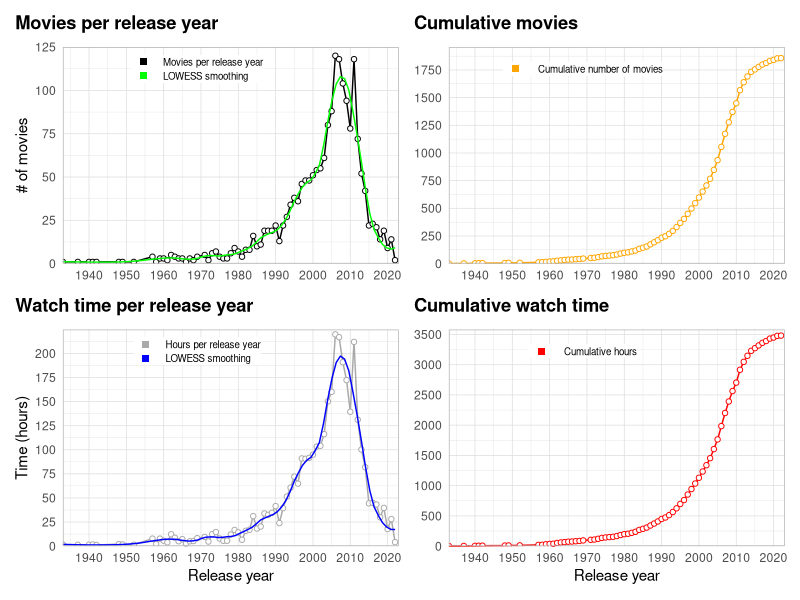
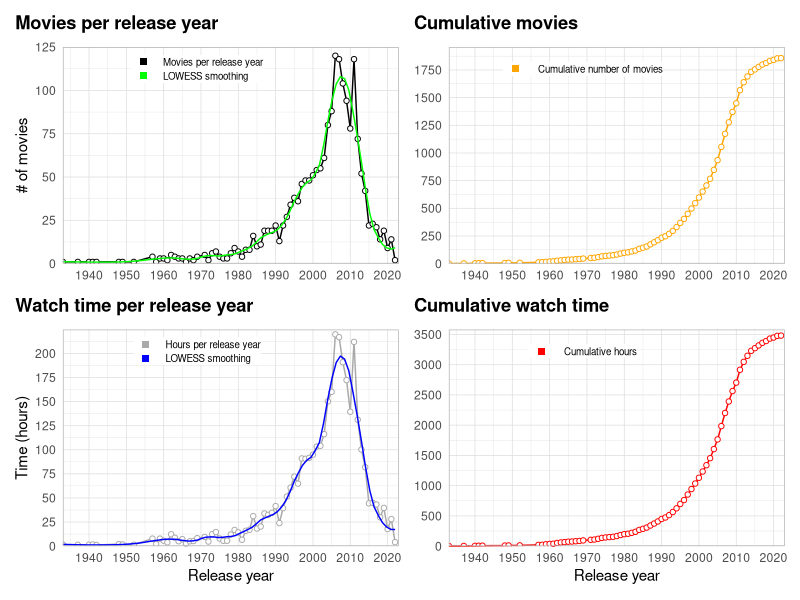
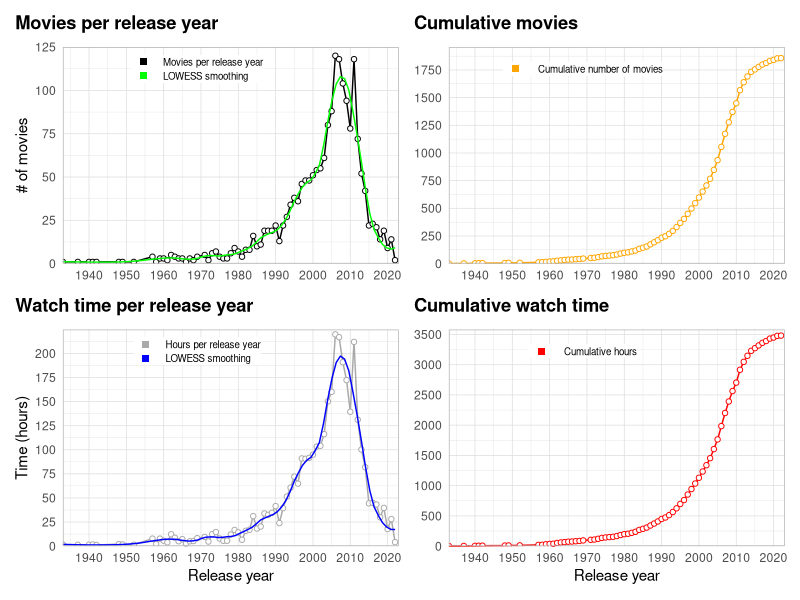

These charts were generated, in order, by the following R code:
library(tidyverse)
library(scales)
library(patchwork)

watchlist <- read.csv("Data/WATCHLIST.csv") %>% 
  select(year = Year, runtime = Runtime..mins., rating = Your.Rating, movie = Title.Type, title = Title, id = Const) %>% 
  drop_na() %>% 
  filter(movie != "short") #%>% 
  #filter(year == 2022)
  
totals <- watchlist %>% 
  group_by(year) %>% 
  summarise_at(vars(runtime),
               list(per_year = sum))

hours <- totals$per_year/60
totals$hours <- hours

cum_movies <- cumsum(totals$hours)
totals$cumruntime <- cum_movies

av_year <- watchlist %>% 
  group_by(year) %>% 
  summarise(mean(runtime))
totals$av_year <- av_year$`mean(runtime)`

movie_number <- aggregate(cbind(count = id) ~ year,
            data = watchlist,
            FUN = function(x){NROW(x)})
totals$number <- movie_number$count

cum_number <- cumsum(totals$number)
totals$cummovies <- cum_number
  

p1 <- ggplot(data = totals, aes(x = year, y = hours)) +
  geom_line(aes(color = "1"), size = 0.5, show.legend = FALSE) +
  geom_point(fill="white", aes(color = "1"), shape = 21, show.legend = TRUE) +
  geom_smooth(se=FALSE, aes(color = "2"), size=0.5, span=0.2, show.legend = FALSE) +
  scale_x_continuous(breaks = seq(1900, 2020, 10), expand=c(0,0)) +
  scale_y_continuous(breaks = seq(0, max(totals$hours+5), 25), limits = c(0, max(totals$hours+5)), expand=c(0,0)) +
  coord_cartesian(xlim = c(min(watchlist$year), max(watchlist$year+1))) +
  scale_color_manual(name=NULL,
                     breaks=c(1, 2),
                     values = c("darkgrey", "blue"),
                     labels=c("Hours per release year", "LOWESS smoothing"), 
                     guide = guide_legend(override.aes = list(shape=15, size = 2))) +
  labs(x = "Release year",
       y = "Time (hours)",
       title = "Watch time per release year") +
  theme_light() +
  theme(axis.ticks = element_blank(),
        plot.title.position = "plot",
        plot.title = element_text(margin = margin(b=10), color = "black", face = "bold"),
        legend.position = c(0.40, 0.9),
        legend.title = element_text(size=0),
        legend.text = element_text(size = 7),
        legend.key.height = unit(10, "pt"),
        legend.margin = margin(0,0,0,0))


p2 <- ggplot(data = totals, aes(x = year, y = cumruntime)) +
  geom_line(aes(color = "1"), size = 0.5, show.legend = FALSE) +
  geom_point(fill="white", aes(color = "1"), shape = 21, show.legend = TRUE) +
  # geom_smooth(se=FALSE, aes(color = "2"), size=0.5, span=0.2, show.legend = FALSE) +
  scale_x_continuous(breaks = seq(1900, 2020, 10), expand=c(0,0)) +
  scale_y_continuous(breaks = seq(0, max(totals$cumruntime +100), 500), limits = c(0, max(totals$cumruntime +100)), expand=c(0,0)) +
  coord_cartesian(xlim = c(min(watchlist$year), max(watchlist$year+1))) +
  scale_color_manual(name=NULL,
                     breaks=c(1, 2),
                     values = c("red", "blue"),
                     labels=c(" Cumulative hours", "LOWESS smoothing"),
                     guide = guide_legend(override.aes = list(shape=15, size = 2))) +
  labs(x = "Release year",
       y = NULL,
       title = "Cumulative watch time") +
  theme_light() +
  theme(axis.ticks = element_blank(),
        plot.title.position = "plot",
        plot.title = element_text(margin = margin(b=10), color = "black", face = "bold"),
        legend.position = c(0.40, 0.9),
        legend.title = element_text(size=0),
        legend.text = element_text(size = 7),
        legend.key.height = unit(10, "pt"),
        legend.margin = margin(0,0,0,0))

p3 <- ggplot(data = totals, aes(x = year, y = number)) +
  geom_line(aes(color = "1"), size = 0.5, show.legend = FALSE) +
  geom_point(fill="white", aes(color = "1"), shape = 21, show.legend = TRUE) +
  geom_smooth(se=FALSE, aes(color = "2"), size=0.5, span=0.2, show.legend = FALSE) +
  scale_x_continuous(breaks = seq(1900, 2020, 10), expand=c(0,0)) +
  scale_y_continuous(breaks = seq(0, max(totals$number+5), 25), limits = c(0, max(totals$number+5)), expand=c(0,0)) +
  coord_cartesian(xlim = c(min(watchlist$year), max(watchlist$year+1))) +
  scale_color_manual(name=NULL,
                     breaks=c(1, 2),
                     values = c("black", "green"),
                     labels=c("Movies per release year", "LOWESS smoothing"),
                     guide = guide_legend(override.aes = list(shape=15, size = 2))) +
  labs(x = NULL,
       y = "# of movies",
       title = "Movies per release year") +
  theme_light() +
  theme(axis.ticks = element_blank(),
        plot.title.position = "plot",
        plot.title = element_text(margin = margin(b=10), color = "black", face = "bold"),
        legend.position = c(0.40, 0.9),
        legend.title = element_text(size=0),
        legend.text = element_text(size = 7),
        legend.key.height = unit(10, "pt"),
        legend.margin = margin(0,0,0,0))

p4 <- ggplot(data = totals, aes(x = year, y = cummovies)) +
  geom_line(aes(color = "1"), size = 0.5, show.legend = FALSE) +
  geom_point(fill="white", aes(color = "1"), shape = 21, show.legend = TRUE) +
  # geom_smooth(se=FALSE, aes(color = "2"), size=0.5, span=0.2, show.legend = FALSE) +
  scale_x_continuous(breaks = seq(1900, 2020, 10), expand=c(0,0)) +
  scale_y_continuous(breaks = seq(0, max(totals$cummovies +100), 250), limits = c(0, max(totals$cummovies +100)), expand=c(0,0)) +
  coord_cartesian(xlim = c(min(watchlist$year), max(watchlist$year+1))) +
  scale_color_manual(name=NULL,
                     breaks=c(1, 2),
                     values = c("orange", "blue"),
                     labels=c(" Cumulative number of movies", "LOWESS smoothing"),
                     guide = guide_legend(override.aes = list(shape=15, size = 2))) +
  labs(x = NULL,
       y = NULL,
       title = "Cumulative movies") +
  theme_light() +
  theme(axis.ticks = element_blank(),
        plot.title.position = "plot",
        plot.title = element_text(margin = margin(b=10), color = "black", face = "bold"),
        legend.position = c(0.40, 0.9),
        legend.title = element_text(size=0),
        legend.text = element_text(size = 7),
        legend.key.height = unit(10, "pt"),
        legend.margin = margin(0,0,0,0))

p3 + p4 + p1 + p2

ggsave("Figures/20220618_movie_stats2.pdf", width = 8, height = 5)
ggsave("Figures/20220618_movie_stats2.png", width = 8, height = 5)

  
